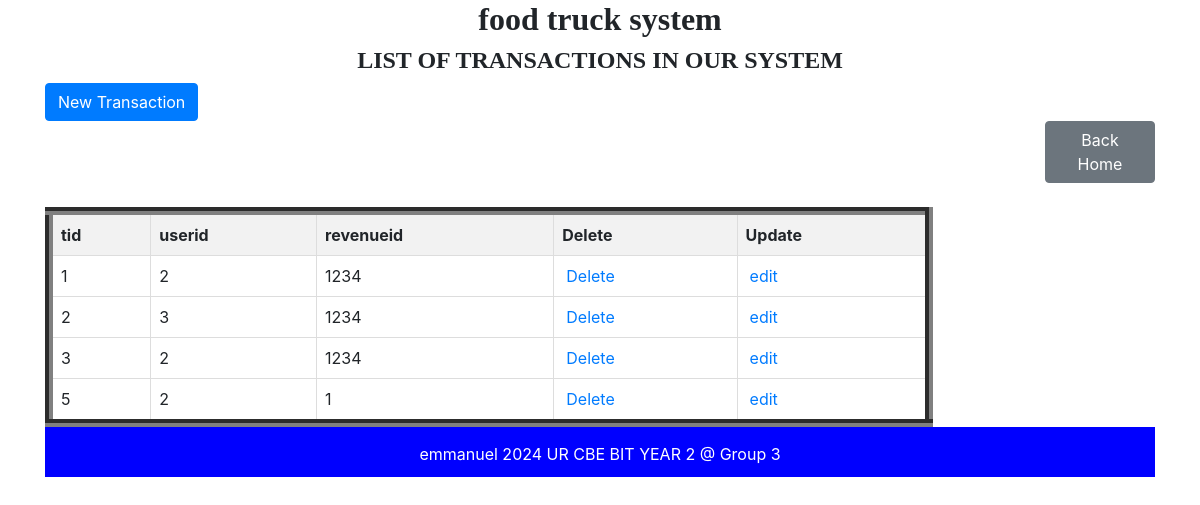
The page /transaction_table.php on the database its author committed.
### tables this page shows
CREATE TABLE `transaction` (
  `tid` int(11) NOT NULL,
  `userid` int(11) DEFAULT NULL,
  `revenueid` int(11) DEFAULT NULL
);

### transaction_table.php (the view, shortened to what this page needs)
<!DOCTYPE html>
<html>
<head>
    <link href="https://stackpath.bootstrapcdn.com/bootstrap/4.5.2/css/bootstrap.min.css" rel="stylesheet">
</head>
<body>
    <div class="container">
        <h2 style="text-align: center; font-family: century; font-weight: bold;">food truck system</h2>
        <h4 style="text-align: center; font-family: century; font-weight: bold;">LIST OF TRANSACTIONS IN OUR SYSTEM</h4>
        <a href="transaction_form.php" class="btn btn-primary" style="margin-top: 0px;">New Transaction</a>
        <a href="home.html" class="btn btn-secondary" style="margin-left: 1000px;">Back Home</a>
        <table class="table table-bordered">
            <thead class="bg-warning">
<?php
include "dbconnection.php";
$sql = "SELECT * FROM transaction";
$result = $connection->query($sql);
?>
<!DOCTYPE html>
<html>
<head>
</head>
<body>
    <table border="5">
        <table border="8">
        <tr>
            <th>tid</th>
            <th>userid</th>
            <th>revenueid</th>
            <th>Delete</th>
            <th>Update</th>
        </tr>
        <?php
        if ($result->num_rows > 0) {
            while ($row = $result->fetch_assoc()) {
                echo "<tr>
                    <td>" . $row['tid'] . "</td>
                    <td>" . $row['userid'] . "</td>
                    <td>" . $row['revenueid'] . "</td>
                    <td><a style='padding:4px' href='transaction_delete.php?tid={$row['tid']}'>Delete</a></td>
                    <td><a style='padding:4px' href='transaction_edit.php?tid={$row['tid']}'>edit</a></td>
                </tr>";
            }
        } else {
            echo "<tr><td colspan='8'>No data found</td></tr>";
        }
        ?>
    </table>
</body>
</html>
<footer>
            <p>emmanuel 2024 UR CBE BIT YEAR 2 @ Group 3</p>
        </center></footer>
    </body>
    </html>

### transaction_table.php (style rules this page uses)
table { width: 80%; border-collapse: collapse; }
th, td { border: 1px solid #ddd; padding: 8px; text-align: left; }
th { background-color: #f2f2f2; }
footer { height: 50px; text-align: center; padding: 15px; color: white; background-color: blue; }

### rows shown on the page
transaction: tid "1", userid "2", revenueid "1234"
transaction: tid "2", userid "3", revenueid "1234"
transaction: tid "3", userid "2", revenueid "1234"
transaction: tid "5", userid "2", revenueid "1"
